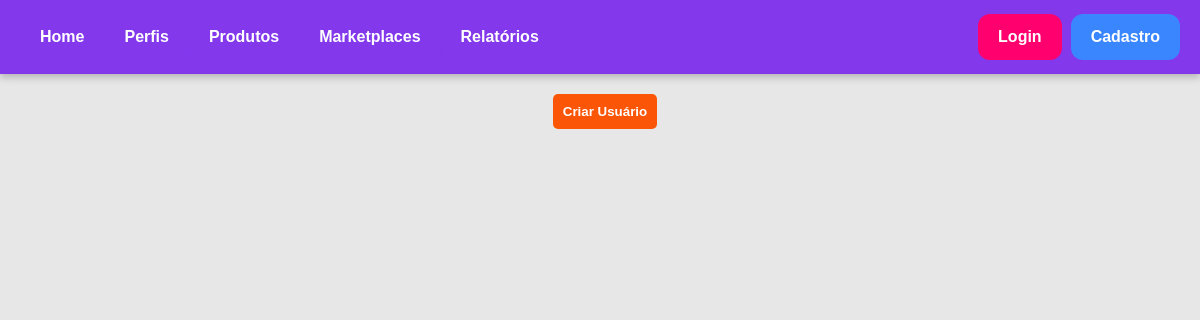
The page /perfis/ on the database as committed earlier.
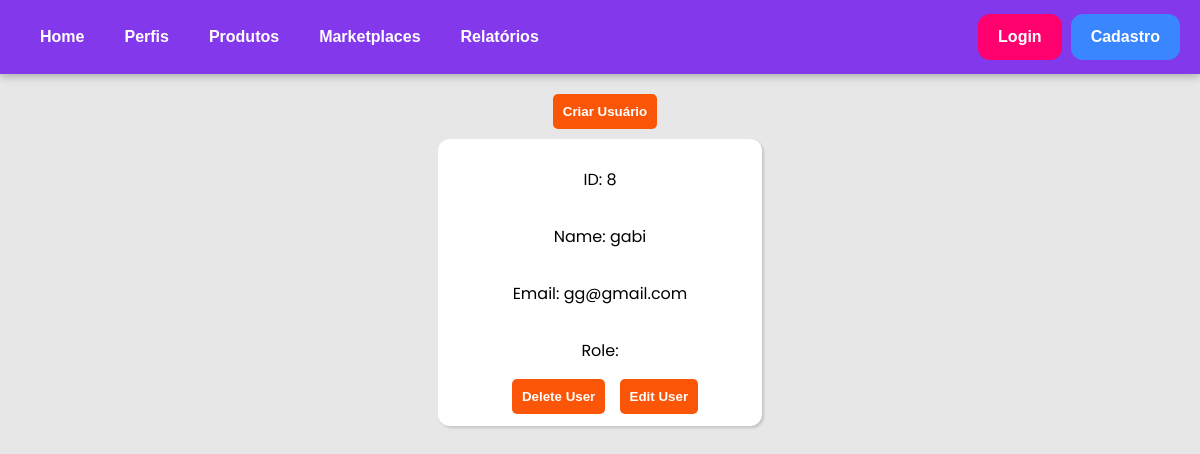
The same page on the database as committed later.
### estoque_app/models.py (models this page shows, shortened)
class User(models.Model):
    name = models.CharField(max_length=100)
    email = models.EmailField(max_length=100, unique=True)
    password = models.CharField(max_length=100)  # Evite armazenar senhas diretamente
    role = models.CharField(max_length=50, choices=[('manager', 'Manager'), ('seller', 'Seller')])

### estoque_app/views.py (the view)
# urls.py: path("perfis/", views.perfis, name="perfis"),
def perfis (request):
    users = User.objects.all()
    return render(request, "estoque/perfis.html", {"users": users})

### estoque_app/templates/estoque/perfis.html (shortened to what this page needs)
{% extends "estoque/layout.html" %}
{% block content %}
<div class="edit-users">
    <a href="{% url 'createUser' %}"><button class="edit-button">Criar Usuário</button></a>
</div>
{% for user in users %}
<div class="user">
    <p>ID: {{ user.id }}</p>
    <p>Name: {{ user.name }}</p>
    <p>Email: {{ user.email }}</p>
    <p>Role: {{ user.role }}</p>
    <form method="POST" action="/deleteUser/">
        <button type="submit" class="btn btn-danger edit-button">Delete User</button>
        <a href=""><button type="submit" class="btn btn-danger edit-button">Edit User</button></a>
    </form>
</div>
<br>
{% endfor %}
{% endblock %}

Rows that differ between the two databases and show on the page:
added User: id "8", name "gabi", email "gg@gmail.com"
